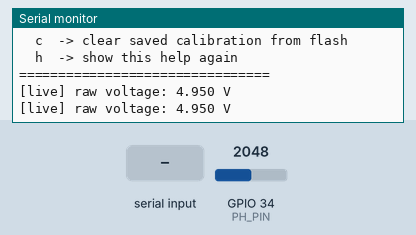
Simulated run of this sketch. Board: ESP32. Parts: the last lines printed to the serial monitor. The inputs (shaded band) are chosen by the test bench; at power-on: GPIO 34 (PH_PIN) = 2048. EEPROM starts erased.

Above: at 1.7 s.
1.8 s: "a\n" received over Serial
At 2.8 s:
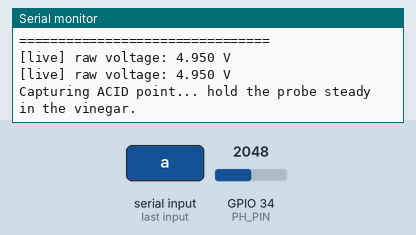
4.5 s: "b\n" received over Serial
At 5.4 s:
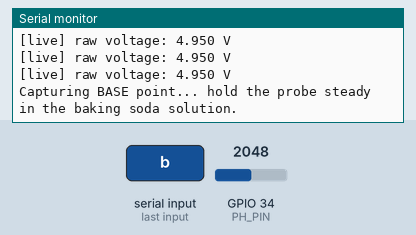
7.2 s: "s\n" received over Serial
At 7.8 s:
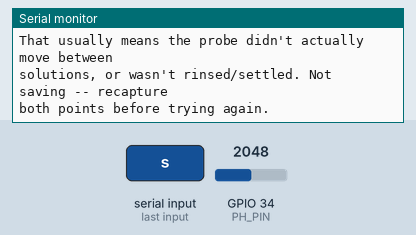
8.7 s: "t\n" received over Serial
At 9.2 s:
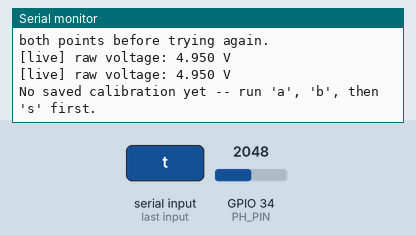
10.2 s: "c\n" received over Serial
At 10.5 s:
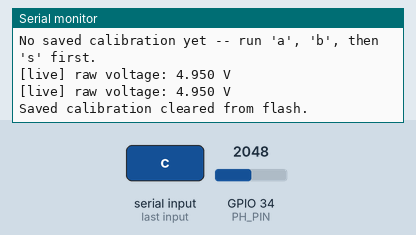
11.7 s: GPIO 34 (PH_PIN) set to 2866
At 12.7 s:
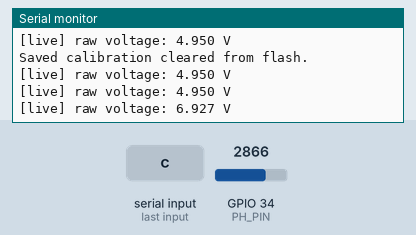

Measured:
- after the input at 1.8 s, the serial monitor: prints a new line at once (image 1)
- after the input at 4.5 s, the serial monitor: prints a new line at once (image 2)
- after the input at 7.2 s, the serial monitor: prints a new line at once (image 3)
- after the input at 8.7 s, the serial monitor: prints a new line at once (image 4)
- after the input at 10.2 s, the serial monitor: prints a new line at once (image 5)
- after the input at 11.7 s, the serial monitor: prints a new line after 0.42 s (image 6)

The sketch:

ph_calibration_tool.ino
```cpp
// ============================================================================
// AquaGuard rebuild -- pH sensor CALIBRATION TOOL
// ============================================================================
// Interactive two-point calibration over Serial. Run this once (or whenever
// you want to recalibrate). It saves the result to the ESP32's internal
// flash (NVS via the Preferences library), so it survives power cycles and
// re-uploading other sketches -- 01_ph_sensor.ino (the normal-use sketch)
// reads it automatically on boot, no manual editing/reflashing needed.
//
// WIRING: pH module VCC -> ESP32 5V/Vin (CA3140 op-amp needs 4.0V min).
// Po -> 1/3 voltage divider (two 10k in series + one 10k to GND) -> ESP32 GPIO 34.
// The divider caps GPIO 34 at ~1.67V max. This sketch multiplies by 3 to
// recover the true Po voltage before calibration math.
//
// HOW TO USE
//   1. Upload this sketch. Open Serial Monitor, baud 115200, line ending set
//      to "Newline" (so typed commands are actually sent when you hit Enter).
//   2. Rinse the probe, dip it in the ACID reference (plain white vinegar).
//      Watch the "[live] raw voltage" lines settle (stop drifting), then
//      type  a  and press Enter.
//   3. Rinse the probe, dip it in the BASE reference (~1 tsp baking soda
//      dissolved in 1 cup water). Wait for it to settle, then type  b  and
//      press Enter.
//   4. Type  s  and press Enter to compute and save the calibration.
//   5. Optional sanity check: rinse the probe, dip it in a third liquid
//      (e.g. plain tap water), and type  t  to see live pH using the
//      calibration you just saved -- should land somewhere between your two
//      reference points.
//   6. When done, upload 01_ph_sensor.ino for normal use -- it will load this
//      saved calibration automatically.
// ============================================================================

#include <Preferences.h>
#include <math.h>

#define PH_PIN 34

const float DIVIDER_RATIO = 3.0;

// Reference pH of each kitchen solution -- see README.md for why these values
// and how to prepare them. Change these two lines if you use different
// reference liquids, before capturing points.
const float CAL_PH_ACID = 2.4;   // plain white vinegar, 5% acidity
const float CAL_PH_BASE = 8.3;   // ~1 tsp baking soda dissolved in 1 cup water

Preferences prefs;

float capturedVoltageAcid = NAN;
float capturedVoltageBase = NAN;

unsigned long lastPrint = 0;
const unsigned long PRINT_INTERVAL = 700;

String inputLine = "";

float readPhVoltageAveraged(int samples) {
  long sum = 0;
  for (int i = 0; i < samples; i++) {
    sum += analogReadMilliVolts(PH_PIN);
    delay(20);
  }
  float avgMv = (float)sum / samples;
  return (avgMv / 1000.0) * DIVIDER_RATIO;
}

void printHelp() {
  Serial.println();
  Serial.println("=== pH calibration commands ===");
  Serial.println("  a  -> capture current reading as the ACID (vinegar) point");
  Serial.println("  b  -> capture current reading as the BASE (baking soda) point");
  Serial.println("  s  -> compute + save calibration to flash (needs both points captured)");
  Serial.println("  t  -> show live pH using whatever calibration is currently saved");
  Serial.println("  c  -> clear saved calibration from flash");
  Serial.println("  h  -> show this help again");
  Serial.println("================================");
  Serial.println();
}

bool loadSavedCalibration(float &vAcid, float &vBase) {
  prefs.begin("phcal", true);  // read-only
  bool has = prefs.isKey("v_acid") && prefs.isKey("v_base");
  if (has) {
    vAcid = prefs.getFloat("v_acid", NAN);
    vBase = prefs.getFloat("v_base", NAN);
  }
  prefs.end();
  return has;
}

void saveCalibration(float vAcid, float vBase) {
  prefs.begin("phcal", false);  // read-write
  prefs.putFloat("v_acid", vAcid);
  prefs.putFloat("v_base", vBase);
  prefs.putFloat("ph_acid", CAL_PH_ACID);
  prefs.putFloat("ph_base", CAL_PH_BASE);
  prefs.end();
}

void clearCalibration() {
  prefs.begin("phcal", false);
  prefs.clear();
  prefs.end();
}

float voltageToPh(float voltage, float vAcid, float phAcid, float vBase, float phBase) {
  float slope = (phBase - phAcid) / (vBase - vAcid);
  return phAcid + slope * (voltage - vAcid);
}

void handleCommand(String cmd) {
  cmd.trim();
  cmd.toLowerCase();

  if (cmd == "a") {
    Serial.println("Capturing ACID point... hold the probe steady in the vinegar.");
    capturedVoltageAcid = readPhVoltageAveraged(60);
    Serial.print("Captured ACID voltage: ");
    Serial.print(capturedVoltageAcid, 4);
    Serial.println(" V");

  } else if (cmd == "b") {
    Serial.println("Capturing BASE point... hold the probe steady in the baking soda solution.");
    capturedVoltageBase = readPhVoltageAveraged(60);
    Serial.print("Captured BASE voltage: ");
    Serial.print(capturedVoltageBase, 4);
    Serial.println(" V");

  } else if (cmd == "s") {
    if (isnan(capturedVoltageAcid) || isnan(capturedVoltageBase)) {
      Serial.println("Need BOTH points captured first -- use 'a' then 'b'.");
      return;
    }
    if (fabs(capturedVoltageAcid - capturedVoltageBase) < 0.02) {
      Serial.println("WARNING: the two captured voltages are almost identical.");
      Serial.println("That usually means the probe didn't actually move between");
      Serial.println("solutions, or wasn't rinsed/settled. Not saving -- recapture");
      Serial.println("both points before trying again.");
      return;
    }

    saveCalibration(capturedVoltageAcid, capturedVoltageBase);

    Serial.println();
    Serial.println("Saved to flash. Calibration summary:");
    Serial.print("  Acid point : "); Serial.print(capturedVoltageAcid, 4);
    Serial.print(" V  ->  pH "); Serial.println(CAL_PH_ACID, 2);
    Serial.print("  Base point : "); Serial.print(capturedVoltageBase, 4);
    Serial.print(" V  ->  pH "); Serial.println(CAL_PH_BASE, 2);
    Serial.println("01_ph_sensor.ino will pick this up automatically on next boot.");
    Serial.println("Try 't' now to preview live pH with a third liquid (e.g. tap water).");
    Serial.println();

  } else if (cmd == "t") {
    float vAcid, vBase;
    if (!loadSavedCalibration(vAcid, vBase)) {
      Serial.println("No saved calibration yet -- run 'a', 'b', then 's' first.");
      return;
    }
    float v = readPhVoltageAveraged(30);
    float ph = voltageToPh(v, vAcid, CAL_PH_ACID, vBase, CAL_PH_BASE);
    Serial.print("Live voltage: "); Serial.print(v, 3);
    Serial.print(" V  ->  pH: "); Serial.println(ph, 2);

  } else if (cmd == "c") {
    clearCalibration();
    capturedVoltageAcid = NAN;
    capturedVoltageBase = NAN;
    Serial.println("Saved calibration cleared from flash.");

  } else if (cmd == "h" || cmd == "") {
    printHelp();

  } else {
    Serial.print("Unknown command: '");
    Serial.print(cmd);
    Serial.println("' -- type 'h' for the command list.");
  }
}

void setup() {
  Serial.begin(115200);
  delay(500);
  Serial.println();
  Serial.println("=== AquaGuard pH sensor calibration tool ===");

  float vAcid, vBase;
  if (loadSavedCalibration(vAcid, vBase)) {
    Serial.println("Found an existing saved calibration:");
    Serial.print("  Acid point : "); Serial.print(vAcid, 4); Serial.println(" V");
    Serial.print("  Base point : "); Serial.print(vBase, 4); Serial.println(" V");
    Serial.println("(Running 'a' + 'b' + 's' again below will overwrite this.)");
  } else {
    Serial.println("No saved calibration found yet.");
  }

  printHelp();
}

void loop() {
  // Non-blocking: keep printing live raw voltage while also listening for commands.
  if (millis() - lastPrint >= PRINT_INTERVAL) {
    lastPrint = millis();
    float v = readPhVoltageAveraged(5);
    Serial.print("[live] raw voltage: ");
    Serial.print(v, 3);
    Serial.println(" V");
  }

  while (Serial.available() > 0) {
    char c = Serial.read();
    if (c == '\n' || c == '\r') {
      if (inputLine.length() > 0) {
        handleCommand(inputLine);
        inputLine = "";
      }
    } else {
      inputLine += c;
    }
  }
}
```
